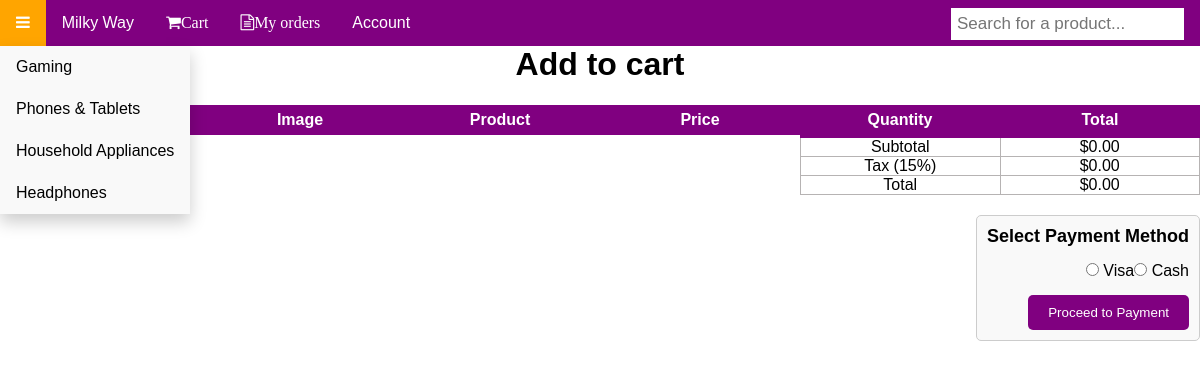
The page /products/cart/ on the database its author committed.
### main/models.py (models this page shows)
class Category(models.Model):
    ctgry_name = models.CharField(max_length=50)
    def __str__(self):
        return self.ctgry_name
    class Meta:
        verbose_name_plural = 'categories'

### main/views.py (the view)
# urls.py: path('products/cart/', views.view_cart, name='cart'),
def view_cart(request):
    cart = request.session.get('cart', {})
    return render(request, 'cart.html', {'cart': cart})

### main/contxt_processor.py (called while the page is built)
def ctgry_menu(request):
    categories = Category.objects.all()
    return{'categories':categories}

### templates/cart.html (shortened to what this page needs)
{% extends 'base.html' %}
{% load static %}
{% block head_css %}
  {{ block.super }}
  <link rel="stylesheet" href="{% static 'css/addtocart.css'%}">
{% endblock %}
{% block content%}
    <div class="container">
    <h1 class="title" >Add to cart</h1>
    <section  class ="container">
        <table width="100%">
            <thead>
                <tr>
                    <td>Remove</td>
                    <td>Image</td>
                    <td>Product</td>
                    <td>Price</td>
                    <td>Quantity</td>
                    <td>Total</td>
                </tr>
            </thead>
            <tbody>
            {% if product.id %}
                {% for product_id, item in cart.items %}
                <tr>
                    <td><a href="#" onclick="deleteItem(this)"><i class="fa fa-trash-o" style="font-size:24px"></i></a></td>
                    <td><img class="img" src="{{ item.image.url }}" alt=""></td>
                    <td><h5>{{item.pName}}</h5></td>
                    <td id="price">{{item.price}}</td>
                    <td><input class="quantity" type="number" value="1" min="1" onclick="price()"></td>
                    <td class="total">{{item.price}}</td>
                </tr>
                {% endfor %}
                {% else %}
                <h3>Your cart is empty.</h3>
                {% endif %}
            </tbody>
        </table>
    </section>
    <section class ="container1">
        <div class="total-price">
            <table>
                <tr>
                    <td>Subtotal</td>
                    <td id="subtotal">$0.00</td>
                </tr>
                <tr>
                    <td>Tax (15%)</td>
                    <td id="tax">$0.00</td>
                </tr>
                <tr>
                    <td>Total</td>
                    <td id="total">$0.00</td>
                </tr>
            </table>
        </div>
        <section class="payment-method">
            <h2>Select Payment Method</h2>
            <form id="paymentForm">
                <label>
                    <input type="radio" name="payment" value="Cash" required>
                    Cash
                </label>
                <br>
                <label>
                    <input type="radio" name="payment" value="Visa" required>
                    Visa
                </label>
                <br>
                <button type="button" class="btn" onclick="checkout()">Proceed to Payment</button>
            </form>
        </section>
    </section>
    {% endblock %}

### templates/base.html (shortened to what this page needs)
{% load static %}
<!DOCTYPE html>
<html lang="en">
<head>
  {% block head_css %}
    <link rel="stylesheet" href="{% static 'css/style.css' %}">
  {% endblock %}
    <link rel="stylesheet" href="https://cdnjs.cloudflare.com/ajax/libs/font-awesome/4.7.0/css/font-awesome.min.css">
</head>
<body>
<div class="container">
{% block navbar %}
<div class="navbar">
      <div class="ctgry">
        <button class="dropbtn">
          <i class="fa fa-bars"></i>
        </button>
        <div class="dropdown-content">
          {% for category in categories %}
          <a href="{% url 'products' category.id%}"> {{ category }}</a>
          {% endfor %}
        </div>
      </div>
      <a href="{% url 'home' %}">Milky Way</a>
      <a href="{% url 'cart'%}" class="fa fa-shopping-cart">Cart</a>
      <a href="{% url 'myorders'%}" class="fa fa-file-text-o">My orders</a>
      <a href="{% url 'account' %}" >Account</a>
      <div class="search-container">
        <input type="text" id="search_box" placeholder="Search for a product...">
    </div>
  </div>
  {% endblock %}
  {% block content %}
  {% endblock %}
  </div>
</body>
</html>;

### static/css/style.css (style rules this page uses)
* { margin: 0; padding: 0; box-sizing: border-box; }
body { font-family: Arial, Helvetica, sans-serif; }
.navbar { overflow: hidden; background-color: purple; }
.navbar a { float: left; font-size: 16px; color: white; text-align: center; padding: 14px 16px; text-decoration: none; }
.ctgry { float: left; overflow: hidden; }
.ctgry .dropbtn { font-size: 16px; border: none; outline: none; color: white; padding: 14px 16px; background-color: inherit; font-family: inherit; margin: 0; }
.dropdown-content { display: none; position: absolute; background-color: #f9f9f9; min-width: 160px; box-shadow: 0px 8px 16px 0px rgba(0,0,0,0.2); z-index: 1; }
.dropdown-content a { float: none; color: black; padding: 12px 16px; text-decoration: none; display: block; text-align: left; }
.navbar [type=text] { float: right; padding: 6px; border: none; margin-top: 8px; margin-right: 16px; font-size: 17px; }

### static/css/addtocart.css (style rules this page uses)
* { margin: 0; padding: 0; box-sizing: border-box; }
body { font-family: Arial, Helvetica, sans-serif; }
.navbar { overflow: hidden; background-color: purple; }
.navbar a { float: left; font-size: 16px; color: white; text-align: center; padding: 14px 16px; text-decoration: none; }
.ctgry { float: left; overflow: hidden; }
.ctgry .dropbtn { font-size: 16px; border: none; outline: none; color: white; padding: 14px 16px; background-color: inherit; font-family: inherit; margin: 0; }
.dropdown-content { display: none; position: absolute; background-color: #f9f9f9; min-width: 160px; box-shadow: 0px 8px 16px 0px rgba(0,0,0,0.2); z-index: 1; }
.dropdown-content a { float: none; color: black; padding: 12px 16px; text-decoration: none; display: block; text-align: left; }
.navbar [type=text] { float: right; padding: 6px; border: none; margin-top: 8px; margin-right: 16px; font-size: 17px; }
.title { text-align: center; }
.container table { width: 100%; border-collapse: collapse; table-layout: fixed; }
.container table thead { font-weight: bold; }
.container table thead td { background-color :purple; color:white; border:none; padding:6px 0; }
.container table td { border:1px solid #b6b3b3; text-align: center; }
.total-price { display: flex; justify-content: flex-end; }
.total-price table { border-top: 3px solid purple; width: 100%; max-width: 400px; }
td:last-child { text-align: right; }
.payment-method { float: right; margin-top: 20px; padding: 10px; border: 1px solid #ccc; border-radius: 5px; background-color: #f9f9f9; }
.payment-method h2 { float: right; font-size: 18px; margin-bottom: 10px; }
.payment-method label { float:right; font-size: 16px; margin: 5px 0; }
.payment-method .btn { float: right; margin-top: 10px; padding: 10px 20px; border: none; background-color: purple; color: white; cursor: pointer; border-radius: 5px; }

### rows shown on the page
Category: ctgry_name "Gaming"
Category: ctgry_name "Phones & Tablets"
Category: ctgry_name "Household Appliances"
Category: ctgry_name "Headphones"
